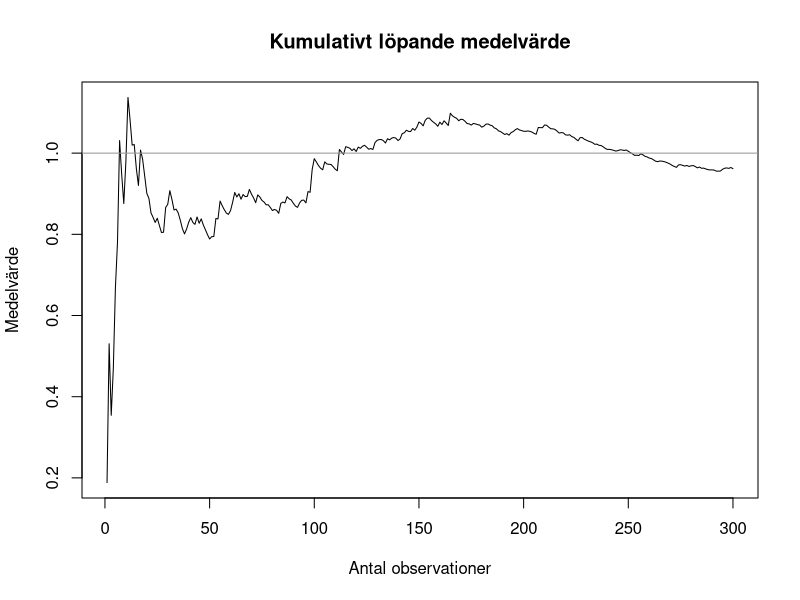
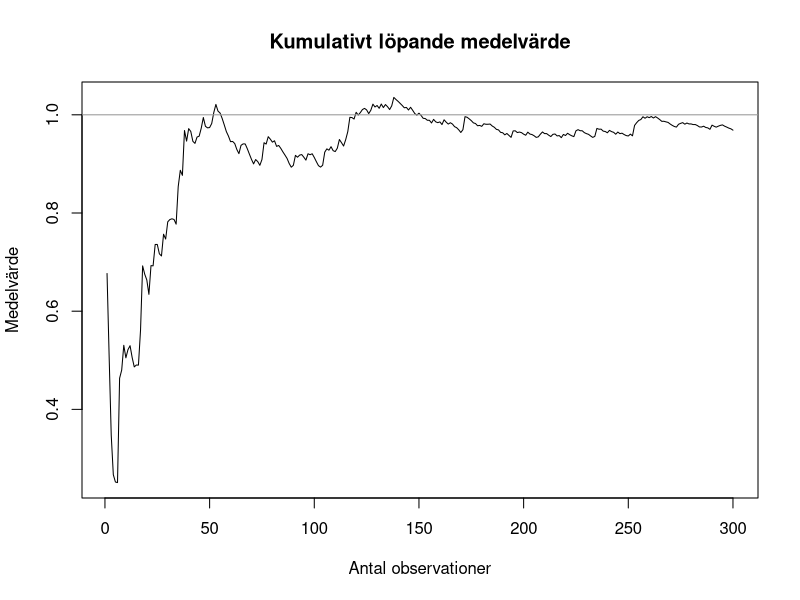
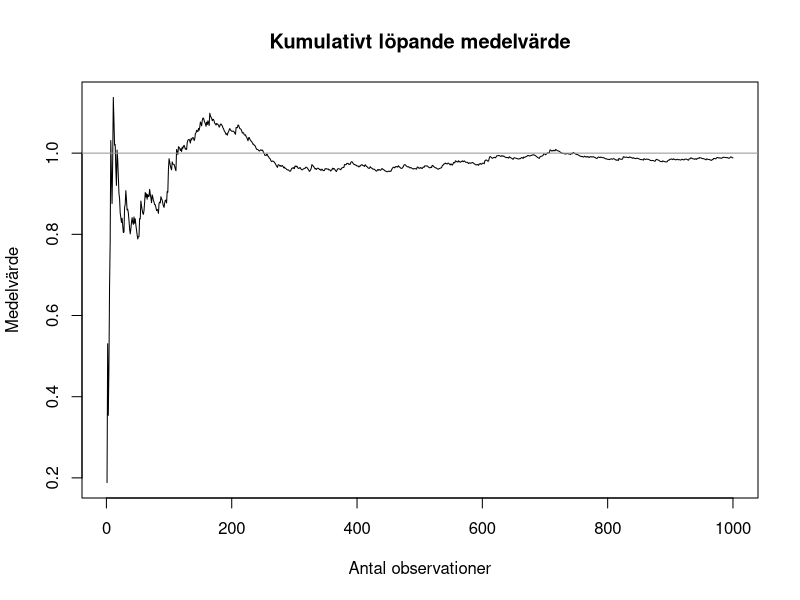
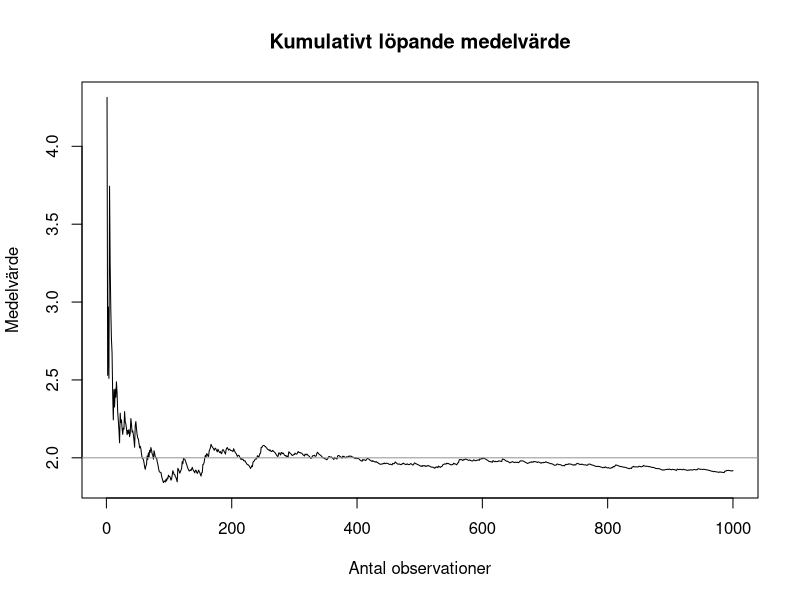
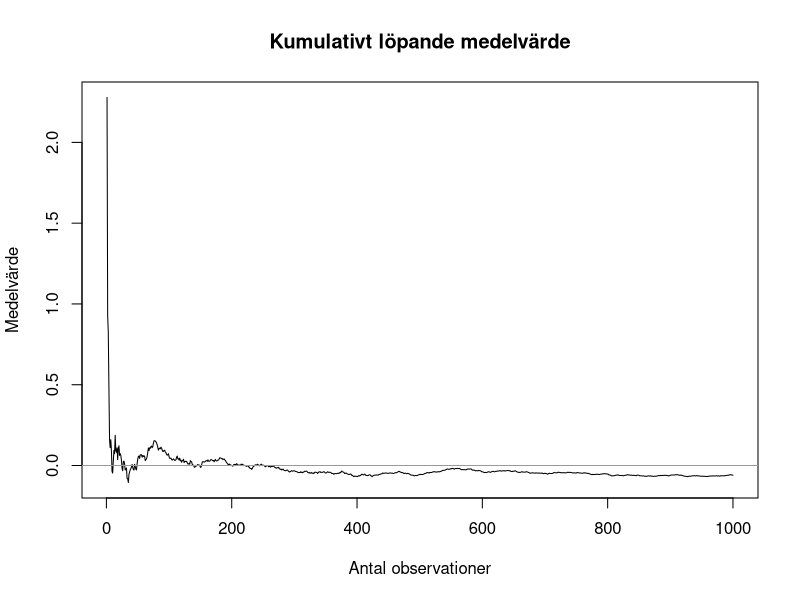
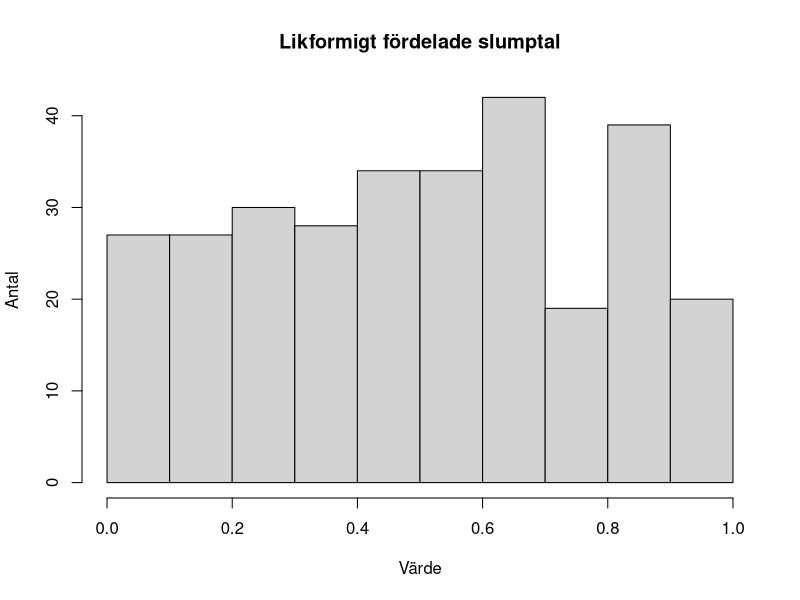
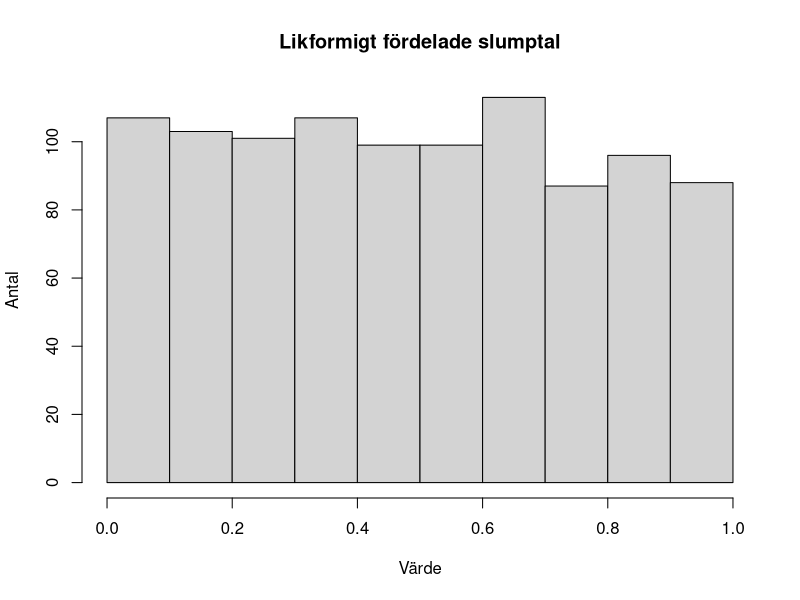
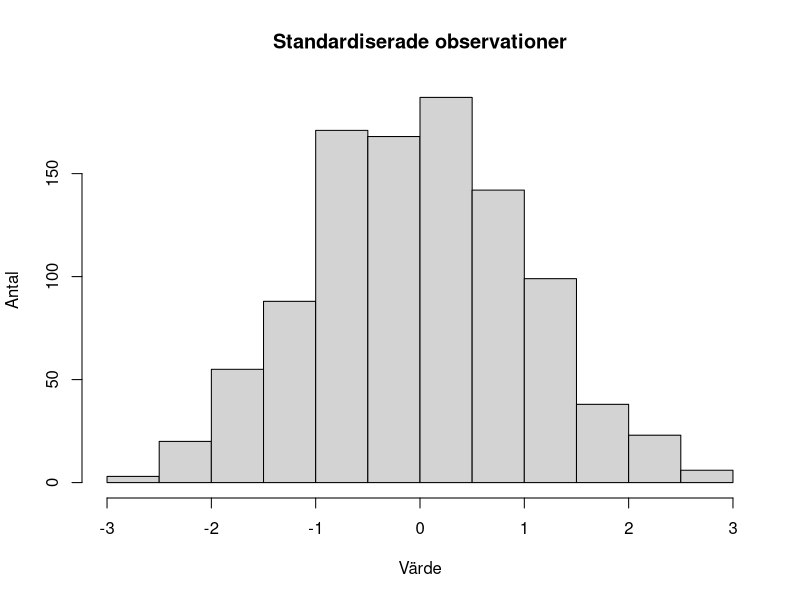

Source code (R) for these figures, in order:
## ---- chunk 1
# Först ger vi ett "frö" (seed) till slumptalsgeneratorn genom funktionen set.seed
# Detta gör att vi får exakt samma slumptal varje gång vi kör koden.
set.seed(19980226) 

m <- 1 # väntevärde
slumptal <- rexp(300, rate = 1/m) # rate = 1 / väntevärde

# lista med kumulativa medelvärden för de första i observationerna
medel <- cumsum(slumptal) / 1:length(slumptal) 

plot_medel <- function(medel, m) {
  plot(medel,
  type = "l", # plotta en linje
  main = "Kumulativt löpande medelvärde",
  ylab = "Medelvärde",
  xlab = "Antal observationer")
  abline(a = m, b = 0, col = "gray60") # Horisontell linje vid väntevärdet m
}

plot_medel(medel, m)
## ---- chunk 2
set.seed(19981207) # annan frö
slumptal2 <- rexp(300, rate = 1/m) # samma m
medel2 <- cumsum(slumptal2) / 1:length(slumptal2)
plot_medel(medel2, m)
## ---- chunk 3
set.seed(19980226) 
slumptal3 <- rexp(1000, rate = 1/m)
medel3 <- cumsum(slumptal3) / 1:length(slumptal3)
plot_medel(medel3, m)
## ---- chunk 4
m2 <- 2
slumptal4 <- rexp(1000, rate = 1/m2)
medel4 <- cumsum(slumptal4) / 1:length(slumptal4)
plot_medel(medel4, m2)
## ---- chunk 5
slumptal5 <- rnorm(1000)
medel5 <- cumsum(slumptal5) / 1:length(slumptal5)
plot_medel(medel5, 0)
## ---- chunk 6
likf <- runif(300)

hist(likf,
main = "Likformigt fördelade slumptal",
ylab = "Antal",
xlab = "Värde")

n <- 30 # antalet rader
M <- 1000 # antalet kolumner
likf_matris <- matrix(runif(n * M), nrow = n, ncol = M)

hist(likf_matris[3, ],
main = "Likformigt fördelade slumptal",
ylab = "Antal",
xlab = "Värde")

summa <- colSums(likf_matris)
# Notera att det finns en liknande funktion för att summera över rader: rowSums
# Ännu fler liknande funktioner som fungerar på matriser och data.frames
# kan ni se om ni skriver ?colSums i Console.

mu <- 1/2 # Väntevärdet
sigma2 <- 1/12 # Variansen
stand <- (summa - n * mu) / sqrt(n * sigma2) # standardisera observationerna
hist(stand,
main = "Standardiserade observationer",
ylab = "Antal",
xlab = "Värde")
## ---- chunk 7
exp <- rexp(300)

hist(likf,
main = "Exponentialt fördelade slumptal",
ylab = "Antal",
xlab = "Värde")

n <- 30 # antalet rader
M <- 1000 # antalet kolumner
exp_matris <- matrix(rexp(n * M), nrow = n, ncol = M)

hist(exp_matris[3, ],
main = "Exponentialt fördelade slumptal",
ylab = "Antal",
xlab = "Värde")

summa <- colSums(exp_matris)
# Notera att det finns en liknande funktion för att summera över rader: rowSums
# Ännu fler liknande funktioner som fungerar på matriser och data.frames
# kan ni se om ni skriver ?colSums i Console.

mu <- 1 # Väntevärdet
sigma2 <- 1 # Variansen
stand <- (summa - n * mu) / sqrt(n * sigma2) # standardisera observationerna
hist(stand,
main = "Standardiserade observationer",
ylab = "Antal",
xlab = "Värde")
